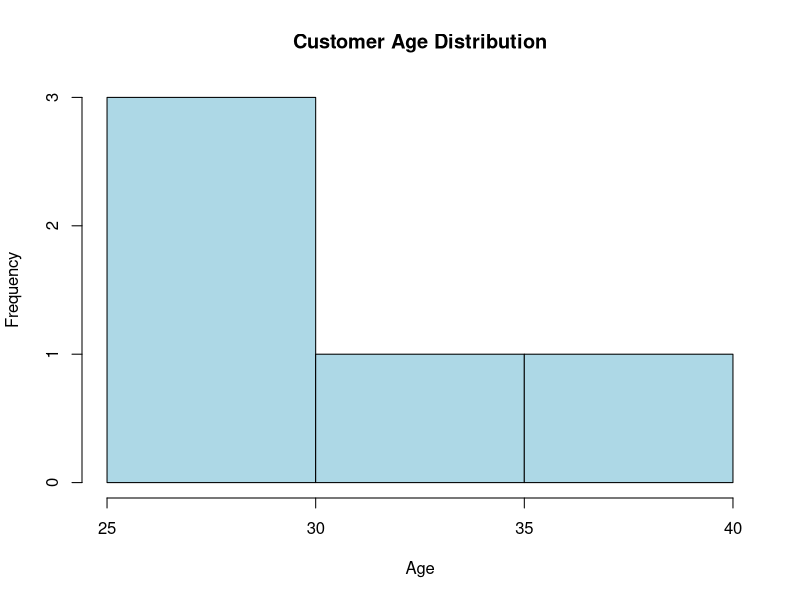
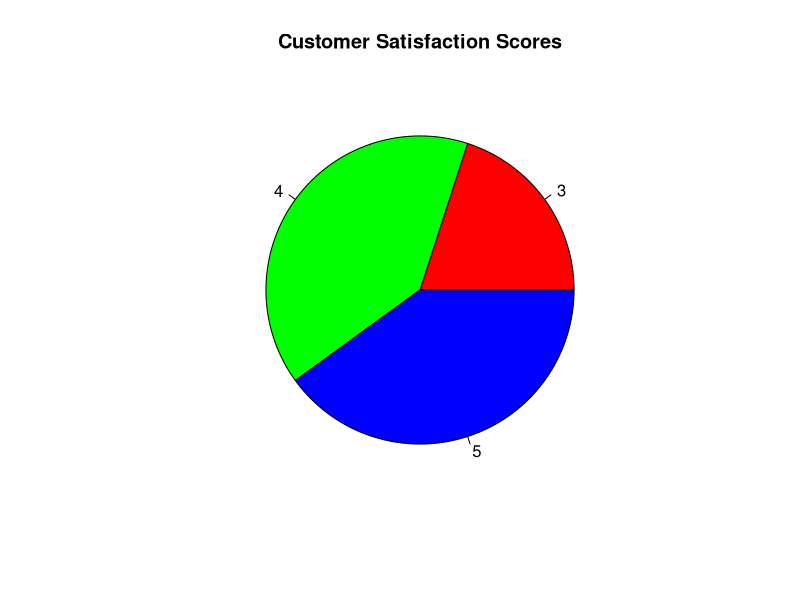
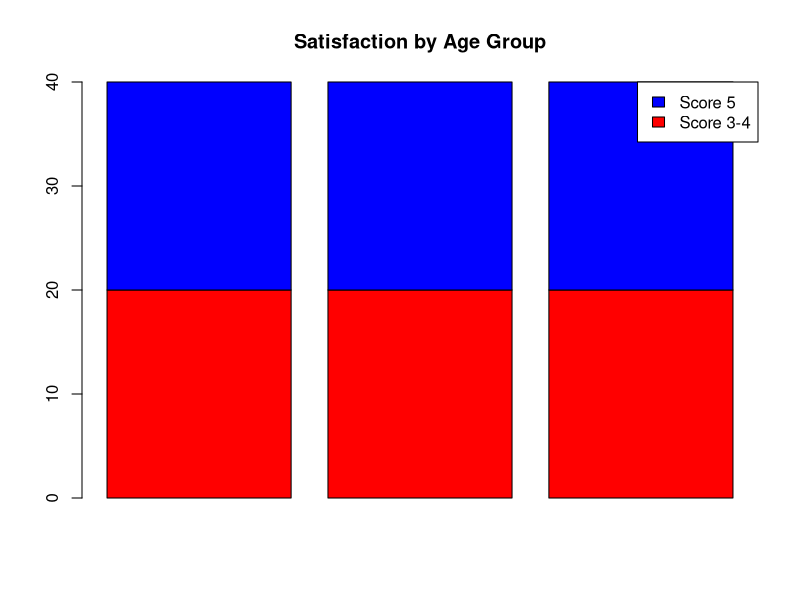

Here is the R script that generated these plots, in order:
# Customer Age Data
ages <- c(25,30,35,28,40)
scores <- c(4,5,3,4,5)

# Histogram (Age Distribution)
hist(ages,
     col = "lightblue",
     main = "Customer Age Distribution",
     xlab = "Age")

# Pie Chart (Satisfaction Scores)
pie(table(scores),
    main = "Customer Satisfaction Scores",
    col = rainbow(length(unique(scores))))


stack_data <- matrix(c(20,20,20,
                       20,20,20),
                     nrow = 2,
                     byrow = TRUE)

barplot(stack_data,
        beside = FALSE,
        col = c("red", "blue"),
        main = "Satisfaction by Age Group",
        ylim = c(0, 40),
        ylab = "",
        xlab = "",
        border = "black",
        legend.text = c("Score 3-4", "Score 5"),
        args.legend = list(x = "topright"))
